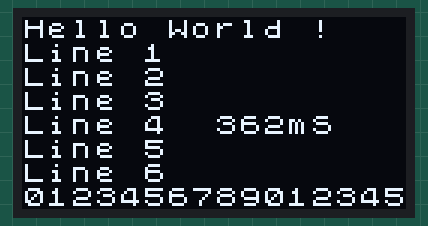
A sketch run on a simulated Arduino Uno, built with avr-gcc and run on an emulated ATmega328P. Shown: 128×64 one-colour display. What the sketch prints to the serial monitor is not drawn.

Above: at 0.5 s.
At 33.9 s:
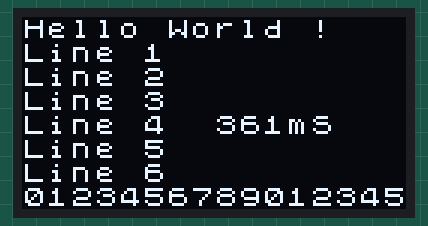

Measured:
- what the display in image 0 shows lasts 2.0 s, from 0.4 s to 2.4 s

The sketch:

12_SSD1306_SH1106_OLED_Checker.ino
```cpp
// (licence header left out)
/*******************************************************************************************************
  Tested on Seeeduino XIAO SAMD21.

  Program Operation - This program is a simple test program for the SSD1306 and SH1106 OLEDs. The program
  prints a short message on each line, pauses, clears the screen, turns off the screen, waits a while and
  starts again.

  OLED address defaults to 0x3C.

  Screen write on XIAO 79mS.

  Serial monitor baud rate is set at 115200.
*******************************************************************************************************/

#include <U8x8lib.h>                                        //get library here >  https://github.com/olikraus/u8g2

//Important - select the type of OLED here
U8X8_SSD1306_128X64_NONAME_HW_I2C disp(U8X8_PIN_NONE);      //use this line for standard 0.96" SSD1306
//U8X8_SH1106_128X64_NONAME_HW_I2C disp(U8X8_PIN_NONE);     //use this line for the SH1106 1.3" OLED often sold as 1.3" SSD1306

#define DEFAULTFONT u8x8_font_chroma48medium8_r             //font for U8X8 Library

uint16_t writecount;
uint32_t startwritemS, endwritemS, timemS;


void loop()
{
  writecount++;
  Serial.print(writecount);
  Serial.print(F(" Writing to display"));

  startwritemS = millis();
  disp.clear();
  screen1();
  endwritemS = millis();
  timemS = endwritemS - startwritemS;
  disp.setCursor(8, 4);
  disp.print(timemS);
  disp.print(F("mS"));

  Serial.print(F(" - done "));
  Serial.print(timemS);
  Serial.println(F("mS"));

  delay(2000);
}


void screen1()
{
  disp.setCursor(0, 0);
  disp.print(F("Hello World !"));
  disp.setCursor(0, 1);
  disp.print(F("Line 1"));
  disp.setCursor(0, 2);
  disp.print(F("Line 2"));
  disp.setCursor(0, 3);
  disp.print(F("Line 3"));
  disp.setCursor(0, 4);
  disp.print(F("Line 4"));
  disp.setCursor(0, 5);
  disp.print(F("Line 5"));
  disp.setCursor(0, 6);
  disp.print(F("Line 6"));
  disp.setCursor(0, 7);
  disp.print(F("0123456789012345"));                         //display is 8 lines x 16 charaters when using the
}


void setup()
{
  Serial.begin(115200);
  Serial.println(F("12_SSD1306_SH1106_OLED_Checker starting"));
  Serial.println();
  disp.begin();
  disp.setFont(DEFAULTFONT);
}
```
